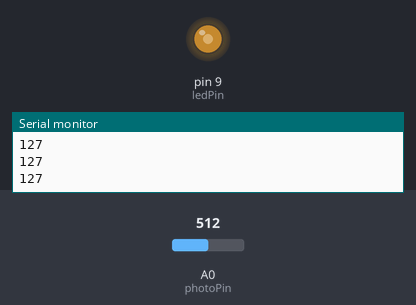
The sketch below on a simulated Arduino Uno, built with avr-gcc and run on an emulated ATmega328P. Parts: output pins drawn as LEDs (lit = HIGH), the last lines printed to the serial monitor. Inputs (shaded band) come from the test bench; at power-on: A0 (photoPin) = 512.

Above: at 1.2 s.
1.3 s: A0 (photoPin) set to 716
At 2.1 s:
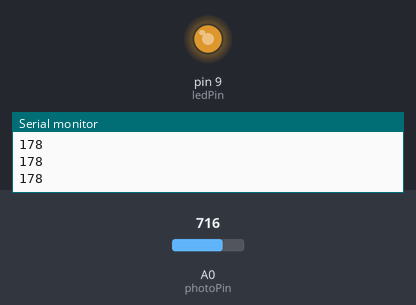
2.8 s: A0 (photoPin) set to 900
At 3.5 s:
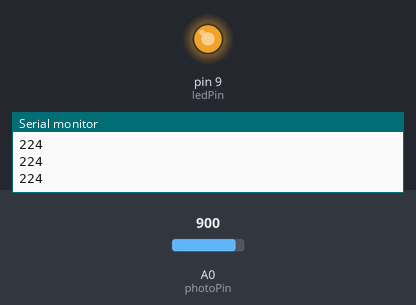
4.3 s: A0 (photoPin) set to 122
At 4.8 s:
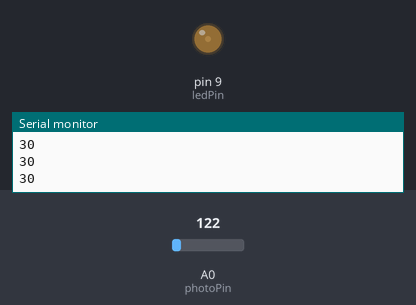
5.8 s: A0 (photoPin) set to 0
At 6.1 s:
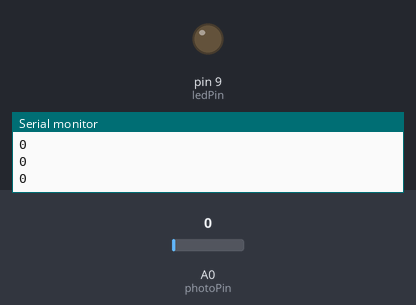
7.3 s: A0 (photoPin) set to 511
At 8.6 s:
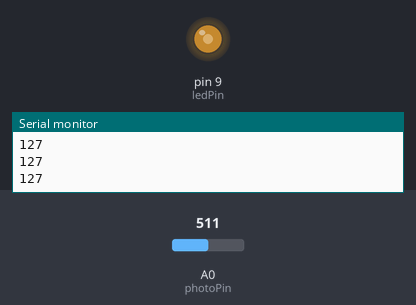
Timing chart, 0 to 9.8 s (numbered marks = the images above; inputs shaded):
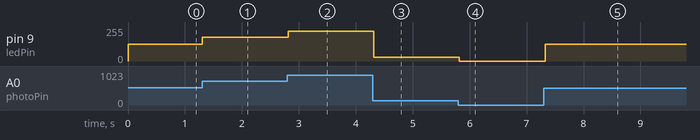

The sketch:

iLED.ino
```cpp
// (licence header left out)
// Photoresistor pin (analog)
int photoPin = 0;

// PWM-capable pin for physical LED (digital)
int ledPin = 9;

void setup() {
  pinMode(ledPin, OUTPUT);
  Serial.begin(57600);
}

void loop() {
  int lightLevel = readLightLevel();

  analogWrite(ledPin, lightLevel);
  txLightLevel(lightLevel);
  delay(100);
}

int readLightLevel() {
  // You may need to alter the maxValue, depending on the device generating the values
  // For example, my LDP had max around 900 with used with a voltage divider.
  int maxReading = 1023;
  int lightLevel = analogRead(photoPin);
  lightLevel = map(lightLevel, 0, 1023, 0, 255);
  lightLevel = constrain(lightLevel, 0, 255);
  return lightLevel;
}

void txLightLevel(int lightLevel) {
 Serial.println(lightLevel);
}
```

Measured:
- after the input at 1.3 s, pin 9 (ledPin): 127/255 → 178/255 at once
- after the input at 2.8 s, pin 9 (ledPin): 178/255 → 224/255 at once
- after the input at 4.3 s, pin 9 (ledPin): 224/255 → 30/255 at once
- after the input at 5.8 s, pin 9 (ledPin): 30/255 → 0/255 at once
- after the input at 7.3 s, pin 9 (ledPin): 0/255 → 127/255 at once
